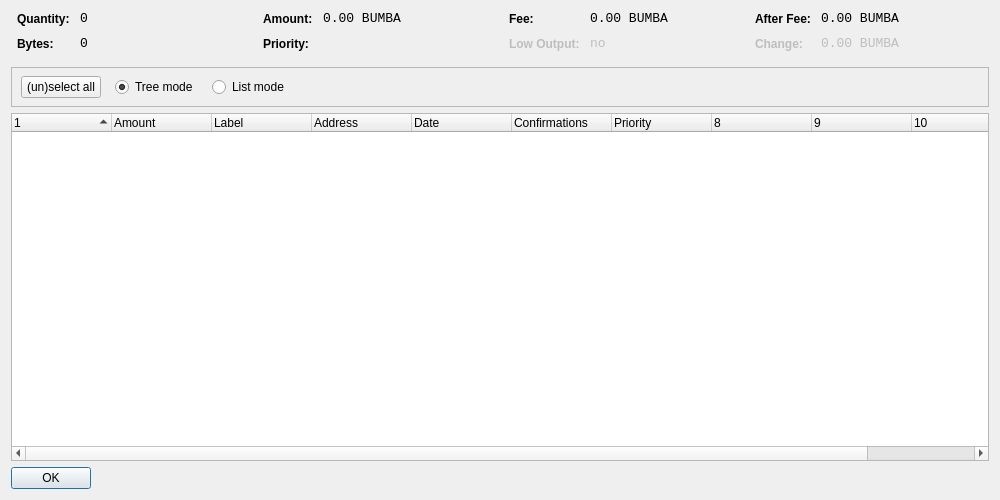
<?xml version="1.0" encoding="UTF-8"?>
<ui version="4.0">
 <class>CoinControlDialog</class>
 <widget class="QDialog" name="CoinControlDialog">
  <property name="geometry">
   <rect>
    <x>0</x>
    <y>0</y>
    <width>1000</width>
    <height>500</height>
   </rect>
  </property>
  <property name="windowTitle">
   <string>Coin Control</string>
  </property>
  <layout class="QVBoxLayout" name="verticalLayout">
   <item>
    <layout class="QHBoxLayout" name="horizontalLayoutTop" stretch="0,0,0,0">
     <property name="topMargin">
      <number>0</number>
     </property>
     <property name="bottomMargin">
      <number>10</number>
     </property>
     <item>
      <layout class="QFormLayout" name="formLayoutCoinControl1">
       <property name="horizontalSpacing">
        <number>10</number>
       </property>
       <property name="verticalSpacing">
        <number>10</number>
       </property>
       <property name="leftMargin">
        <number>6</number>
       </property>
       <property name="rightMargin">
        <number>6</number>
       </property>
       <item row="0" column="0">
        <widget class="QLabel" name="labelCoinControlQuantityText">
         <property name="styleSheet">
          <string notr="true">font-weight:bold;</string>
         </property>
         <property name="text">
          <string>Quantity:</string>
         </property>
        </widget>
       </item>
       <item row="0" column="1">
        <widget class="QLabel" name="labelCoinControlQuantity">
         <property name="font">
          <font>
           <family>Monospace</family>
           <pointsize>10</pointsize>
          </font>
         </property>
         <property name="cursor">
          <cursorShape>IBeamCursor</cursorShape>
         </property>
         <property name="contextMenuPolicy">
          <enum>Qt::ActionsContextMenu</enum>
         </property>
         <property name="text">
          <string notr="true">0</string>
         </property>
         <property name="textInteractionFlags">
          <set>Qt::LinksAccessibleByMouse|Qt::TextSelectableByKeyboard|Qt::TextSelectableByMouse</set>
         </property>
        </widget>
       </item>
       <item row="1" column="0">
        <widget class="QLabel" name="labelCoinControlBytesText">
         <property name="styleSheet">
          <string notr="true">font-weight:bold;</string>
         </property>
         <property name="text">
          <string>Bytes:</string>
         </property>
        </widget>
       </item>
       <item row="1" column="1">
        <widget class="QLabel" name="labelCoinControlBytes">
         <property name="font">
          <font>
           <family>Monospace</family>
           <pointsize>10</pointsize>
          </font>
         </property>
         <property name="cursor">
          <cursorShape>IBeamCursor</cursorShape>
         </property>
         <property name="contextMenuPolicy">
          <enum>Qt::ActionsContextMenu</enum>
         </property>
         <property name="text">
          <string notr="true">0</string>
         </property>
         <property name="textInteractionFlags">
          <set>Qt::LinksAccessibleByMouse|Qt::TextSelectableByKeyboard|Qt::TextSelectableByMouse</set>
         </property>
        </widget>
       </item>
      </layout>
     </item>
     <item>
      <layout class="QFormLayout" name="formLayoutCoinControl2">
       <property name="horizontalSpacing">
        <number>10</number>
       </property>
       <property name="verticalSpacing">
        <number>10</number>
       </property>
       <property name="leftMargin">
        <number>6</number>
       </property>
       <property name="rightMargin">
        <number>6</number>
       </property>
       <item row="0" column="0">
        <widget class="QLabel" name="labelCoinControlAmountText">
         <property name="styleSheet">
          <string notr="true">font-weight:bold;</string>
         </property>
         <property name="text">
          <string>Amount:</string>
         </property>
        </widget>
       </item>
       <item row="0" column="1">
        <widget class="QLabel" name="labelCoinControlAmount">
         <property name="font">
          <font>
           <family>Monospace</family>
           <pointsize>10</pointsize>
          </font>
         </property>
         <property name="cursor">
          <cursorShape>IBeamCursor</cursorShape>
         </property>
         <property name="contextMenuPolicy">
          <enum>Qt::ActionsContextMenu</enum>
         </property>
         <property name="text">
          <string notr="true">0.00 BUMBA</string>
         </property>
         <property name="textInteractionFlags">
          <set>Qt::LinksAccessibleByMouse|Qt::TextSelectableByKeyboard|Qt::TextSelectableByMouse</set>
         </property>
        </widget>
       </item>
       <item row="1" column="0">
        <widget class="QLabel" name="labelCoinControlPriorityText">
         <property name="styleSheet">
          <string notr="true">font-weight:bold;</string>
         </property>
         <property name="text">
          <string>Priority:</string>
         </property>
        </widget>
       </item>
       <item row="1" column="1">
        <widget class="QLabel" name="labelCoinControlPriority">
         <property name="font">
          <font>
           <family>Monospace</family>
           <pointsize>10</pointsize>
          </font>
         </property>
         <property name="cursor">
          <cursorShape>IBeamCursor</cursorShape>
         </property>
         <property name="contextMenuPolicy">
          <enum>Qt::ActionsContextMenu</enum>
         </property>
         <property name="text">
          <string/>
         </property>
         <property name="textInteractionFlags">
          <set>Qt::LinksAccessibleByMouse|Qt::TextSelectableByKeyboard|Qt::TextSelectableByMouse</set>
         </property>
        </widget>
       </item>
      </layout>
     </item>
     <item>
      <layout class="QFormLayout" name="formLayoutCoinControl3">
       <property name="horizontalSpacing">
        <number>10</number>
       </property>
       <property name="verticalSpacing">
        <number>10</number>
       </property>
       <property name="leftMargin">
        <number>6</number>
       </property>
       <property name="rightMargin">
        <number>6</number>
       </property>
       <item row="0" column="0">
        <widget class="QLabel" name="labelCoinControlFeeText">
         <property name="styleSheet">
          <string notr="true">font-weight:bold;</string>
         </property>
         <property name="text">
          <string>Fee:</string>
         </property>
        </widget>
       </item>
       <item row="0" column="1">
        <widget class="QLabel" name="labelCoinControlFee">
         <property name="font">
          <font>
           <family>Monospace</family>
           <pointsize>10</pointsize>
          </font>
         </property>
         <property name="cursor">
          <cursorShape>IBeamCursor</cursorShape>
         </property>
         <property name="contextMenuPolicy">
          <enum>Qt::ActionsContextMenu</enum>
         </property>
         <property name="text">
          <string notr="true">0.00 BUMBA</string>
         </property>
         <property name="textInteractionFlags">
          <set>Qt::LinksAccessibleByMouse|Qt::TextSelectableByKeyboard|Qt::TextSelectableByMouse</set>
         </property>
        </widget>
       </item>
       <item row="1" column="0">
        <widget class="QLabel" name="labelCoinControlLowOutputText">
         <property name="enabled">
          <bool>false</bool>
         </property>
         <property name="styleSheet">
          <string notr="true">font-weight:bold;</string>
         </property>
         <property name="text">
          <string>Low Output:</string>
         </property>
        </widget>
       </item>
       <item row="1" column="1">
        <widget class="QLabel" name="labelCoinControlLowOutput">
         <property name="enabled">
          <bool>false</bool>
         </property>
         <property name="font">
          <font>
           <family>Monospace</family>
           <pointsize>10</pointsize>
          </font>
         </property>
         <property name="cursor">
          <cursorShape>IBeamCursor</cursorShape>
         </property>
         <property name="contextMenuPolicy">
          <enum>Qt::ActionsContextMenu</enum>
         </property>
         <property name="text">
          <string notr="true">no</string>
         </property>
         <property name="textInteractionFlags">
          <set>Qt::LinksAccessibleByMouse|Qt::TextSelectableByKeyboard|Qt::TextSelectableByMouse</set>
         </property>
        </widget>
       </item>
      </layout>
     </item>
     <item>
      <layout class="QFormLayout" name="formLayoutCoinControl4">
       <property name="horizontalSpacing">
        <number>10</number>
       </property>
       <property name="verticalSpacing">
        <number>10</number>
       </property>
       <property name="leftMargin">
        <number>6</number>
       </property>
       <property name="rightMargin">
        <number>6</number>
       </property>
       <item row="0" column="0">
        <widget class="QLabel" name="labelCoinControlAfterFeeText">
         <property name="styleSheet">
          <string notr="true">font-weight:bold;</string>
         </property>
         <property name="text">
          <string>After Fee:</string>
         </property>
        </widget>
       </item>
       <item row="0" column="1">
        <widget class="QLabel" name="labelCoinControlAfterFee">
         <property name="font">
          <font>
           <family>Monospace</family>
           <pointsize>10</pointsize>
          </font>
         </property>
         <property name="cursor">
          <cursorShape>IBeamCursor</cursorShape>
         </property>
         <property name="contextMenuPolicy">
          <enum>Qt::ActionsContextMenu</enum>
         </property>
         <property name="text">
          <string notr="true">0.00 BUMBA</string>
         </property>
         <property name="textInteractionFlags">
          <set>Qt::LinksAccessibleByMouse|Qt::TextSelectableByKeyboard|Qt::TextSelectableByMouse</set>
         </property>
        </widget>
       </item>
       <item row="1" column="0">
        <widget class="QLabel" name="labelCoinControlChangeText">
         <property name="enabled">
          <bool>false</bool>
         </property>
         <property name="styleSheet">
          <string notr="true">font-weight:bold;</string>
         </property>
         <property name="text">
          <string>Change:</string>
         </property>
        </widget>
       </item>
       <item row="1" column="1">
        <widget class="QLabel" name="labelCoinControlChange">
         <property name="enabled">
          <bool>false</bool>
         </property>
         <property name="font">
          <font>
           <family>Monospace</family>
           <pointsize>10</pointsize>
          </font>
         </property>
         <property name="cursor">
          <cursorShape>IBeamCursor</cursorShape>
         </property>
         <property name="contextMenuPolicy">
          <enum>Qt::ActionsContextMenu</enum>
         </property>
         <property name="text">
          <string notr="true">0.00 BUMBA</string>
         </property>
         <property name="textInteractionFlags">
          <set>Qt::LinksAccessibleByMouse|Qt::TextSelectableByKeyboard|Qt::TextSelectableByMouse</set>
         </property>
        </widget>
       </item>
      </layout>
     </item>
    </layout>
   </item>
   <item>
    <widget class="QFrame" name="frame">
     <property name="minimumSize">
      <size>
       <width>0</width>
       <height>40</height>
      </size>
     </property>
     <property name="frameShape">
      <enum>QFrame::StyledPanel</enum>
     </property>
     <property name="frameShadow">
      <enum>QFrame::Sunken</enum>
     </property>
     <widget class="QWidget" name="horizontalLayoutWidget">
      <property name="geometry">
       <rect>
        <x>10</x>
        <y>0</y>
        <width>781</width>
        <height>41</height>
       </rect>
      </property>
      <layout class="QHBoxLayout" name="horizontalLayoutPanel" stretch="0,0,0,0,0">
       <property name="spacing">
        <number>14</number>
       </property>
       <item>
        <widget class="QPushButton" name="pushButtonSelectAll">
         <property name="sizePolicy">
          <sizepolicy hsizetype="Maximum" vsizetype="Fixed">
           <horstretch>0</horstretch>
           <verstretch>0</verstretch>
          </sizepolicy>
         </property>
         <property name="text">
          <string>(un)select all</string>
         </property>
        </widget>
       </item>
       <item>
        <widget class="QRadioButton" name="radioTreeMode">
         <property name="sizePolicy">
          <sizepolicy hsizetype="Maximum" vsizetype="Fixed">
           <horstretch>0</horstretch>
           <verstretch>0</verstretch>
          </sizepolicy>
         </property>
         <property name="text">
          <string>Tree mode</string>
         </property>
         <property name="checked">
          <bool>true</bool>
         </property>
        </widget>
       </item>
       <item>
        <widget class="QRadioButton" name="radioListMode">
         <property name="sizePolicy">
          <sizepolicy hsizetype="Maximum" vsizetype="Fixed">
           <horstretch>0</horstretch>
           <verstretch>0</verstretch>
          </sizepolicy>
         </property>
         <property name="text">
          <string>List mode</string>
         </property>
        </widget>
       </item>
       <item>
        <spacer name="horizontalSpacer">
         <property name="orientation">
          <enum>Qt::Horizontal</enum>
         </property>
         <property name="sizeHint" stdset="0">
          <size>
           <width>40</width>
           <height>20</height>
          </size>
         </property>
        </spacer>
       </item>
      </layout>
     </widget>
    </widget>
   </item>
   <item>
    <widget class="CoinControlTreeWidget" name="treeWidget">
     <property name="contextMenuPolicy">
      <enum>Qt::CustomContextMenu</enum>
     </property>
     <property name="sortingEnabled">
      <bool>false</bool>
     </property>
     <property name="columnCount">
      <number>11</number>
     </property>
     <attribute name="headerShowSortIndicator" stdset="0">
      <bool>true</bool>
     </attribute>
     <attribute name="headerStretchLastSection">
      <bool>false</bool>
     </attribute>
     <column>
      <property name="text">
       <string/>
      </property>
     </column>
     <column>
      <property name="text">
       <string>Amount</string>
      </property>
     </column>
     <column>
      <property name="text">
       <string>Label</string>
      </property>
     </column>
     <column>
      <property name="text">
       <string>Address</string>
      </property>
     </column>
     <column>
      <property name="text">
       <string>Date</string>
      </property>
     </column>
     <column>
      <property name="text">
       <string>Confirmations</string>
      </property>
      <property name="toolTip">
       <string>Confirmed</string>
      </property>
     </column>
     <column>
      <property name="text">
       <string>Priority</string>
      </property>
     </column>
     <column>
      <property name="text">
       <string/>
      </property>
     </column>
     <column>
      <property name="text">
       <string/>
      </property>
     </column>
     <column>
      <property name="text">
       <string/>
      </property>
     </column>
     <column>
      <property name="text">
       <string/>
      </property>
     </column>
    </widget>
   </item>
   <item>
    <widget class="QDialogButtonBox" name="buttonBox">
     <property name="sizePolicy">
      <sizepolicy hsizetype="Maximum" vsizetype="Fixed">
       <horstretch>0</horstretch>
       <verstretch>0</verstretch>
      </sizepolicy>
     </property>
     <property name="orientation">
      <enum>Qt::Horizontal</enum>
     </property>
     <property name="standardButtons">
      <set>QDialogButtonBox::Ok</set>
     </property>
    </widget>
   </item>
  </layout>
 </widget>
 <customwidgets>
  <customwidget>
   <class>CoinControlTreeWidget</class>
   <extends>QTreeWidget</extends>
   <header>coincontroltreewidget.h</header>
  </customwidget>
 </customwidgets>
 <resources/>
 <connections/>
</ui>
